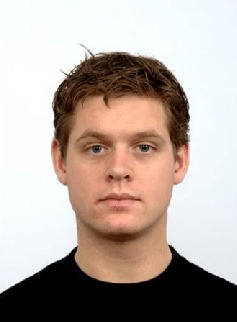
#> input picture Face Expression Change Detection/Images/test.jpg, 237 x 322 px
$ jupyter execute ImageCode.ipynb
#> lines starting #> are read from the running program, lines starting #| are printed output that depends on the picture
Implementing Hornshrunk Algorithm

[cell 1]
import cv2
import numpy as np
from matplotlib import pyplot as pyplot
from matplotlib import pyplot as plt
import os

[cell 2]
# Function to compute the magnitude of optical flow in each 8x8 pixel block
def get_magnitude(u, v):
    scale = 3
    sum = 0.0
    counter = 0.0
    for i in range(0, u.shape[0], 8):
        for j in range(0, u.shape[1], 8):
            counter += 1
            dy = v[i, j] * scale
            dx = u[i, j] * scale
            magnitude = (dx**2 + dy**2)**0.5
            sum += magnitude
    mag_avg = sum / counter
    return mag_avg

[cell 3]
# Function to compute image derivatives along x, y, and time
def get_derivatives(img1, img2):
    x_kernel = np.array([[-1, 1], [-1, 1]]) * 0.25
    y_kernel = np.array([[-1, -1], [1, 1]]) * 0.25
    t_kernel = np.ones((2, 2)) * 0.25

    fx = cv2.filter2D(img1, -1, x_kernel) + cv2.filter2D(img2, -1, x_kernel)
    fy = cv2.filter2D(img1, -1, y_kernel) + cv2.filter2D(img2, -1, y_kernel)
    ft = cv2.filter2D(img1, -1, -t_kernel) + cv2.filter2D(img2, -1, t_kernel)

    return [fx, fy, ft]

[cell 4]
# Face detection and cropping function
# [13 lines left out: function detect_and_crop_face, not called in this run]

[cell 5]
# Function to draw quiver plot for optical flow vectors (One Plot)
def draw_quiver(u, v, beforeImg):
    scale = 3
    ax = pyplot.figure().gca()
    ax.imshow(beforeImg, cmap='gray')

    magnitudeAvg = get_magnitude(u, v)

    for i in range(0, u.shape[0], 8):
        for j in range(0, u.shape[1], 8):
            dy = v[i, j] * scale
            dx = u[i, j] * scale
            magnitude = (dx**2 + dy**2)**0.5
            # Draw only significant changes
            if magnitude > magnitudeAvg:
                ax.arrow(j, i, dx, dy, color='red')

    pyplot.draw()
    pyplot.show()

[cell 6]
# [20 lines left out: function draw_quiver_only, not called in this run]

[cell 7]
# Function to compute Horn-Schunck optical flow with face detection
# [55 lines left out: function computeHS_with_face_detection, not called in this run]

[cell 8]
def computeHS_without_face_detection(image1, image2, alpha, delta, draw = True):
    # Read the images
#> called with image1 = 'Images/test.jpg', image2 = 'Images/test2.jpg', alpha = 15, delta = 0.1, draw = True
    beforeImg = cv2.imread(image1)
#> beforeImg is the input picture: shape (322, 237, 3); mean B, G, R 161.3, 168.6, 181.5
    afterImg = cv2.imread(image2)
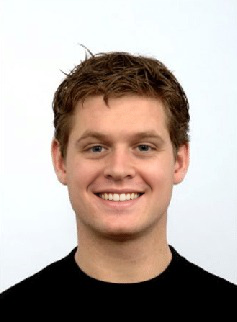
#> input picture Face Expression Change Detection/Images/test2.jpg, 237 x 322 px
#> afterImg is the input picture: shape (322, 237, 3); mean B, G, R 160.9, 168, 180.8

    beforeFace = beforeImg
    afterFace = afterImg

    # Convert to grayscale
    beforeFace = cv2.cvtColor(beforeFace, cv2.COLOR_BGR2GRAY)
    afterFace = cv2.cvtColor(afterFace, cv2.COLOR_BGR2GRAY)

    beforeFace = beforeFace.astype(float)
    afterFace = afterFace.astype(float)

    # Removing noise
    beforeFace = cv2.GaussianBlur(beforeFace, (5, 5), 0)
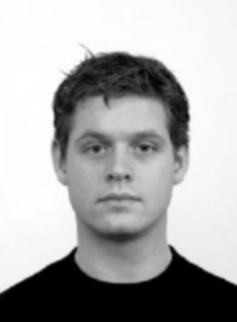
#> beforeFace: shape (322, 237) float64; min 0, max 255, mean 171.7
    afterFace = cv2.GaussianBlur(afterFace, (5, 5), 0)

    # Resize
    beforeFace, afterFace = resize_images(beforeFace, afterFace)

    # Initialize optical flow vectors
    u = np.zeros(beforeFace.shape)
    v = np.zeros(beforeFace.shape)

    # Compute image derivatives
    fx, fy, ft = get_derivatives(beforeFace, afterFace)
#> in get_derivatives, `fy = cv2.filter2D(img1, -1, y_kernel) + cv2.filter2D(img2, -1, y_kernel)`:
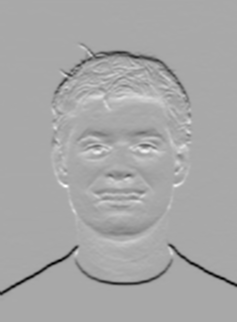
#> fy: shape (322, 237) float64; min -79.05, max 40.33, mean -0.8; drawn with min black and max white

    # Horn-Schunck algorithm iterations
    avg_kernel = np.array([[1 / 12, 1 / 6, 1 / 12],
                           [1 / 6, 0, 1 / 6],
                           [1 / 12, 1 / 6, 1 / 12]], float)
    iter_counter = 0
    while True:
        iter_counter += 1
        u_avg = cv2.filter2D(u, -1, avg_kernel)
        v_avg = cv2.filter2D(v, -1, avg_kernel)
        p = fx * u_avg + fy * v_avg + ft
        d = 4 * alpha**2 + fx**2 + fy**2
        prev = u

        u = u_avg - fx * (p / d)
        v = v_avg - fy * (p / d)

        diff = np.linalg.norm(u - prev, 2)
        # Convergence check (at most 300 iterations)
        if diff < delta or iter_counter > 300:
            break
#> this loop made 186 passes
#> diff on passes 1 to 3: 6.51, 4.94, 4
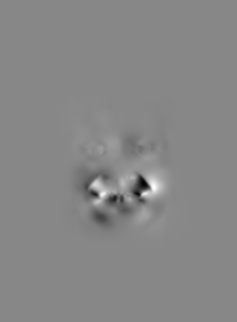
#> u: shape (322, 237) float64; min -5.89, max 5.17, mean -0.0153; drawn with min black and max white
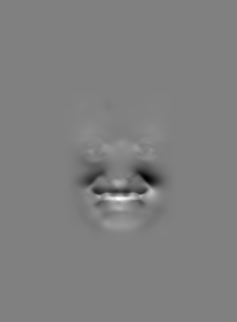
#> v: shape (322, 237) float64; min -7.02, max 6.88, mean -0.0405; drawn with min black and max white
#> after the loop, iter_counter = 186

    # Draw the optical flow (quiver plot) for the whole face
    if draw:
        draw_quiver(u, v, beforeFace)
#> after the loop in get_magnitude, `for i in range(0, u.shape[0], 8):`: counter = 1230; sum = 617.7
#> in get_magnitude, `mag_avg = sum / counter`: mag_avg = 0.502
#> in draw_quiver, `pyplot.show()`:
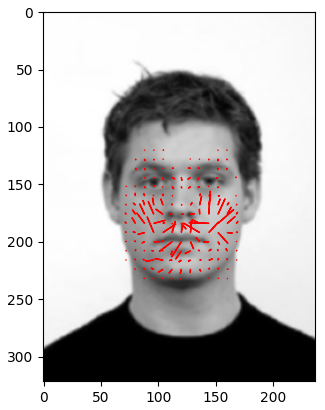
#> figure drawn by matplotlib, 1 panel

    return [u, v]

[cell 9]
def resize_images(image1, image2):
    # Get the smaller dimensions
    min_height = min(image1.shape[0], image2.shape[0])
    min_width = min(image1.shape[1], image2.shape[1])

    # Resize both images to the smallest dimensions
    resized_img1 = cv2.resize(image1, (min_width, min_height), interpolation=cv2.INTER_AREA)
    resized_img2 = cv2.resize(image2, (min_width, min_height), interpolation=cv2.INTER_AREA)

    return resized_img1, resized_img2

[cell 10]
# [12 lines left out: function compute_t_value, not called in this run]

[cell 11]
# [21 lines left out: function resize_with_aspect_ratio, not called in this run]

Testing HornSHrunk Algorithm

[cell 12]
# Neutral to Sad
alpha = 15
delta = 10**-1

print("Neutral to Sad")

image1 = "Images/test.jpg"
image2 = "Images/test2.jpg"

u, v = computeHS_without_face_detection(image1, image2, alpha, delta)

Visualizing RGB plot

[cell 13]
import matplotlib.pyplot as plt

flow_x, flow_y = u, v

# Convert the flow to polar coordinates (magnitude and angle)
magnitude, angle = cv2.cartToPolar(flow_x, flow_y)
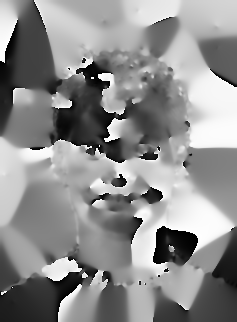
#> angle: shape (322, 237) float64; min 0.000307, max 6.28, mean 3.49; drawn with min black and max white

# Normalize the magnitude to fit within the range [0, 1]
magnitude = cv2.normalize(magnitude, None, 0, 1, cv2.NORM_MINMAX)

# Convert angle to degrees and map to [0, 180] (for hue in HSV)
angle_deg = angle * 180 / np.pi / 2
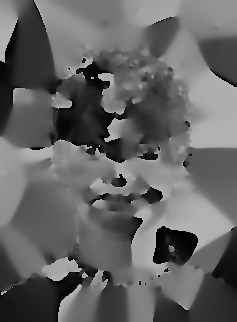
#> angle_deg: shape (322, 237) float64; min 0.00879, max 180, mean 100.1

# Create an HSV image where:
# - Hue represents direction (angle)
# - Saturation is fixed at 1
# - Value represents magnitude (normalized)
hsv = np.zeros((u.shape[0], v.shape[1], 3), dtype=np.float32)
hsv[..., 0] = angle_deg    # Hue (angle of the flow)
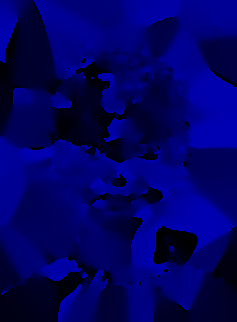
#> hsv: shape (322, 237, 3) float32; mean of channels 0, 1, 2 100.1, 0, 0; drawn as B, G, R
hsv[..., 1] = 1            # Saturation (constant full saturation)
hsv[..., 2] = magnitude    # Value (magnitude of the flow)

# Convert the HSV image to RGB for visualization
rgb_flow = cv2.cvtColor(hsv, cv2.COLOR_HSV2BGR)
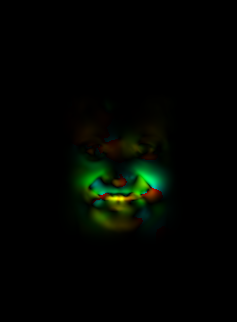
#> rgb_flow: shape (322, 237, 3) float32; mean B, G, R 0.00436, 0.0213, 0.0085

# Show the resulting optical flow visualization
plt.imshow(cv2.cvtColor(rgb_flow, cv2.COLOR_BGR2RGB))  # Convert BGR (OpenCV format) to RGB for correct color display
plt.title('Optical Flow (RGB)')  # Add a title to the plot
plt.axis('off')  # Hide axis

# Display the image
plt.show()

Creating Dataset for the Model

1. Loading image files

[cell 14]
import os
import cv2
import numpy as np

# Define path to your dataset
dataset_path = 'Images/Emotional_faces'

# Define emotions and a structure to store images for processing
target_emotions = ['anger', 'fear', 'happiness']
data = {'neutral': [], 'anger': [], 'fear': [], 'happiness': []}

# Iterate through each person's folder
for person_folder in os.listdir(dataset_path):
    person_path = os.path.join(dataset_path, person_folder)
    if os.path.isdir(person_path):
        # Initialize storage for neutral and target emotion images
        neutral_img_path = None
        emotion_img_paths = {emotion: None for emotion in target_emotions}

        # Find neutral and emotion images
        for img_file in os.listdir(person_path):
            img_path = os.path.join(person_path, img_file)
            if 'neutral' in img_file.lower():
                neutral_img_path = img_path
            else:
                for emotion in target_emotions:
                    if emotion in img_file.lower():
                        emotion_img_paths[emotion] = img_path
                        break

        # Ensure we have a neutral image and images for each target emotion
        if neutral_img_path and all(emotion_img_paths.values()):
            data['neutral'].append((neutral_img_path,neutral_img_path))
            for emotion, img_path in emotion_img_paths.items():
                data[emotion].append((neutral_img_path, img_path))
